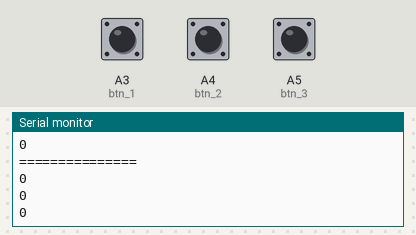
This sketch was run on a simulated Arduino Uno, built with avr-gcc and run on an emulated ATmega328P. Shown: the last lines printed to the serial monitor. Inputs (shaded band) come from the test bench; at power-on: A3 (btn_1) LOW, A4 (btn_2) LOW, A5 (btn_3) LOW. No radio packets arrive unless stated.

Above: at 1.3 s.
1.4 s: A3 (btn_1) pulled HIGH for 0.3 s
At 1.66 s:
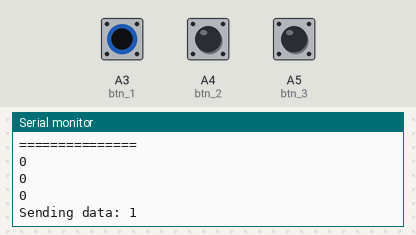
3.2 s: A4 (btn_2) pulled HIGH for 0.3 s
At 3.48 s:
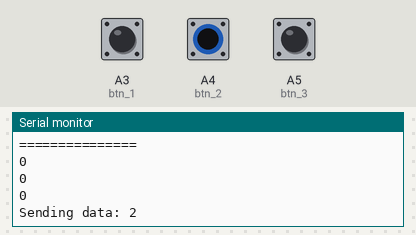
5.0 s: A5 (btn_3) pulled HIGH for 0.3 s
At 5.14 s:
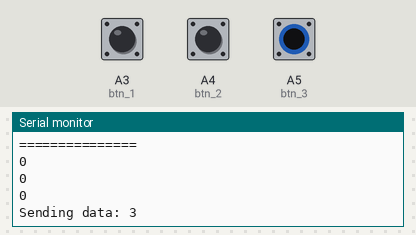
Timing chart, 0 to 8.0 s (numbered marks = the images above; inputs shaded):
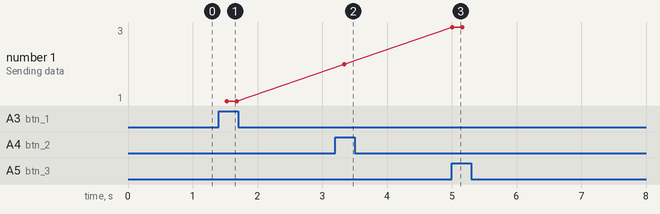

The sketch:

LORA_TRA.ino
```cpp
#include <SPI.h>
#include <LoRa.h>

int btn_1 = A3;
int btn_2 = A4;
int btn_3 = A5;

void setup() {
  Serial.begin(9600);
  while (!Serial);

  Serial.println("LoRa Sender");

  if (!LoRa.begin(433E6)) {
    Serial.println("Starting LoRa failed!");
    while (1);
  }

  LoRa.setTxPower(20);

}

void loop() {
  if (digitalRead(btn_1) == HIGH) {
    sendData(1);
    delay(100);
  } else if (digitalRead(btn_2) == HIGH) {
    sendData(2);
    delay(100);
  } else if (digitalRead(btn_3) == HIGH) {
    sendData(3);
    delay(100);
  } else {
    Serial.println("===============");
    Serial.println(digitalRead(btn_1));
    Serial.println(digitalRead(btn_2));
    Serial.println(digitalRead(btn_3));
    delay(500);
  }
}

void sendData(int value) {
  Serial.print("Sending data: ");
  Serial.println(value);

  LoRa.beginPacket();
  LoRa.print(value);
  LoRa.endPacket();
}
```

Measured:
- after the input at 1.4 s, the serial monitor: prints a new line after 0.12 s (image 1)
- after the input at 3.2 s, the serial monitor: prints a new line after 0.14 s (image 2)
- after the input at 5.0 s, the serial monitor: prints a new line at once (image 3)
- plotted number 1: 1 → 2 after the input at 3.2 s, 2 → 3 after the input at 5.0 s
